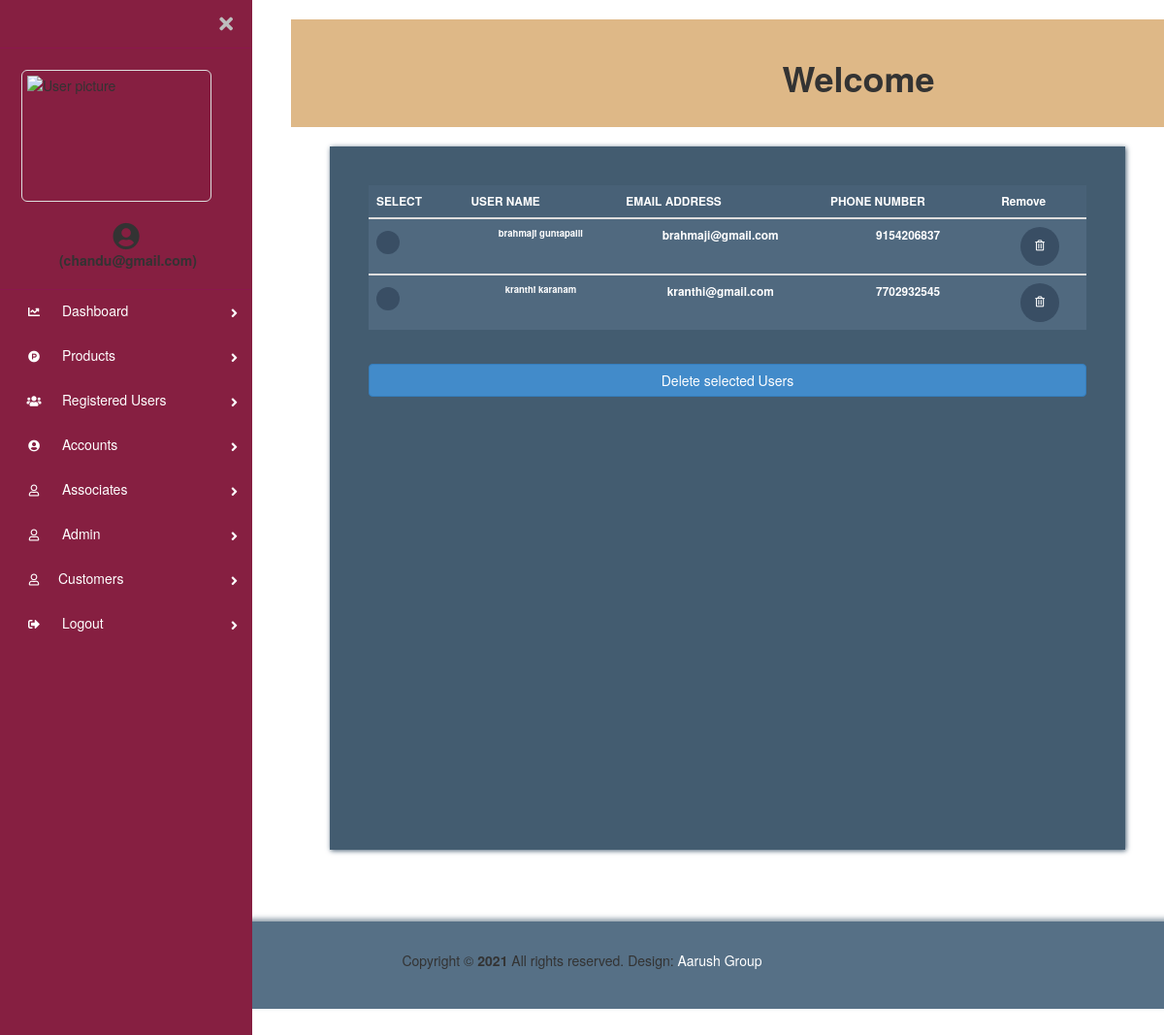
/kisan_store/cart_admin/Regusers.php (signed in), run on the app's committed database.
### tables this page shows
CREATE TABLE `store_customer_registration` (
  `user_id` int(10) NOT NULL,
  `first_name` varchar(100) NOT NULL,
  `middle_name` varchar(255) NOT NULL,
  `last_name` varchar(255) NOT NULL,
  `email` varchar(100) NOT NULL,
  `alt_email` varchar(1000) DEFAULT NULL,
  `phone` varchar(12) NOT NULL,
  `address1` varchar(255) DEFAULT NULL,
  `address2` varchar(255) DEFAULT NULL,
  `pin` int(12) DEFAULT NULL,
  `area` varchar(100) DEFAULT NULL,
  `state` varchar(100) DEFAULT NULL,
  `country` varchar(100) DEFAULT NULL,
  `password` varchar(100) NOT NULL,
  `conf_password` varchar(100) NOT NULL,
  `Delete` tinyint(1) DEFAULT NULL,
  `profile_img` varchar(255) DEFAULT NULL
);

### kisan_store/cart_admin/Regusers.php (the view, shortened to what this page needs)
<?php
include 'backend/database.php';
$qry = "select * from store_customer_registration";
$sql = mysqli_query($dbc, $qry) or die(mysqli_error($dbc));
$usercount=mysqli_num_rows($sql);
$username=$_SESSION['loginname'];
$qry1 = "select * from cart_super_admin";
$sql1 = mysqli_query($dbc, $qry1) or die(mysqli_error($dbc));
$row1=mysqli_fetch_assoc($sql1);
?>
<!DOCTYPE html>
<html lang="en">
  <head>
    <link rel="stylesheet" href="css/fontawesome.min.css" />
    <link rel="stylesheet" href="css/bootstrap.min.css" />
    <link rel="stylesheet" href="css/templatemo-style.css">
    <link rel="stylesheet" href="font-awesome-animation-1.1.1/package/css/font-awesome-animation.min.css">
        <link href="https://use.fontawesome.com/releases/v5.0.6/css/all.css" rel="stylesheet">
        <link href="sidenav/css/side.css" rel="stylesheet">
        <link href="sidenav/css/bootstrap.min.css" rel="stylesheet" id="bootstrap-css">
  </head>
  <body id="reportsPage">
  <div class="page-wrapper chiller-theme toggled">
            <nav id="sidebar" class="sidebar-wrapper">
                <div class="sidebar-content">
                    <div class="sidebar-brand">
                        <div id="close-sidebar">
                            <i class="fas fa-times"></i>
                        </div>
                    </div>
                    <div class="sidebar-header">
                        <div class="user-pic">
                            <img class="img-responsive img-rounded" src="sidenav/images/kkm-logo.png" alt="User picture">
                        </div>
                    </div>
                    <div class="text-center">
                        <span class=" text-light"><i class="fas fa-user-circle fa-2x"></i><br>&nbsp;<strong>(<?php echo $_SESSION['loginname']; ?>)</strong></span>
                    </div><br>
                    <div class="sidebar-menu">
                        <ul>
                            <li class="sidebar-dropdown">
                                <a href="index.php">
                                    <i class="fas fa-chart-line fa-9x"></i>
                                    <span>Dashboard</span>
                                </a>
                            </li>
                            <li class="sidebar-dropdown">
                                <a href="products.php">
                                <i class="fab fa-product-hunt"></i>
                                    <span>Products</span>
                                </a>
                            </li>
                            <li class="sidebar-dropdown">
                                <a href="Regusers.php">
                                <i class="fas fa-users"></i>
                                    <span>Registered Users</span>
                                </a>
                            </li>
                            <li class="sidebar-dropdown">
                                <a href="accounts.php">
                                <i class="fas fa-user-circle"></i>
                                    <span>Accounts</span>
                                </a>
                            </li>
                            <li class="sidebar-dropdown">
                                <a href="../SuperAdmin/SuperAdmin_Associate.php">
                                    <i class="far fa-user"></i>
                                    <span>Associates</span>
                                </a>
                            </li>
                            <?php if($row1['email']== $username){ ?>
                            <li class="sidebar-dropdown">
                                <a href="#">
                                <i class="fas fa-user-shield"></i>
                                    <span>Super Admin</span>
                                </a>
                                <div class="sidebar-submenu">
                                <ul>
                                  <li>
                                      <a href="super_admin.php">Super Admin
                                        </a>
                                  </li>
                                  <li>
                                      <a href="Regadmins.php">Admin</a>
                                  </li>
                                </ul>
                                </div>
                            </li>
                         <?php } else { ?>
                            <li class="sidebar-dropdown">
                                <a href="Regadmins.php">
                                    <i class="far fa-user"></i>
                                    <span>Admin</span>
                                </a>
                            </li>
                          <?php } ?>
                            <li class="sidebar-dropdown">
                                <a href="#"><i class="far fa-user"></i><span>Customers</span></a>
                            </li>
                            <li class="sidebar-dropdown">
                            <a href="../backend/logout.php">
                            <i class="fas fa-sign-out-alt"></i>
                                    <span>Logout</span>
                                </a>
                            </li>
                        </ul>
            </nav>
            <main class="page-content">
                <div class="container text-dark text-center" style="background: burlywood;">
                    <h1><strong>Welcome</strong></h1>
                </div>
    <div class=" mt-5">
      <div class="row tm-content-row">
        <div class="col-sm-15 col-md-12 col-lg-12 col-xl-12 tm-block-col">
          <div class="tm-bg-primary-dark tm-block tm-block-products">
          <form action="remove/remove_mutiple_user.php" method="POST" >
            <div class="tm-product-table-container">
              <table class="table table-hover tm-table-small tm-product-table">
              <?php if ($usercount > 0) { ?>
                <thead>
                  <tr align="center">
                    <th scope="col">SELECT</th>
                    <th scope="col">USER NAME</th>
                    <th scope="col">EMAIL ADDRESS</th>
                    <th scope="col">PHONE NUMBER</th>
                    <th scope="col">Remove</th>
                  </tr>
                </thead>
                <?php while ($row = mysqli_fetch_assoc($sql)) {
                  ?>
                <tbody>
                  <tr align="center">
                    <th scope="row"><input type="checkbox" name='checkbox[]' value='<?php echo $row["user_id"]; ?>' id="checkbox"/></th>
                    <td class="tm-product-name"><?php echo $row['first_name']." ".$row['middle_name']." ".$row['last_name'] ?> </td>
                    <td><?php echo $row['email']  ?></td>
                    <td><?php  echo $row['phone'] ?></td>
                    <?php echo "<td>
                      <a href='remove/remove_user.php?id=" . $row['user_id'] . "' class='tm-product-delete-link' onClick=\"javascript: return confirm('Please confirm deletion');\">
                        <i class='far fa-trash-alt tm-product-delete-icon' ></i>
                      </a>
                    </td>"?>
                  </tr>
                  <?php } ?>
                  <?php } else { ?>
              <p align=center style="color:rgb(188 189 155);"><strong  > <i class="fas fa-database faa-horizontal animated"></i> <br>No Data Available!!!</strong></p> <br>
            <?php } ?>
                </tbody>
              </table>
            </div>
            <input type="submit" name="submit" id="submit" value="Delete selected Users" class="btn btn-primary btn-block text-uppercase" onClick="javascript: return confirm('Please confirm deletion');">
            </form>
          </div>
        </div>
      </div>
    </div>
                                          </main>
          <footer class="tm-footer row tm-mt-small">
      <div class="col-12 font-weight-light">
        <p class="text-center text-white mb-0 px-4 large">
          Copyright &copy; <b><?php echo date("Y") ?></b> All rights reserved.
          Design: <a rel="nofollow noopener" href="#" class="tm-footer-link">Aarush Group</a>
        </p>
      </div>
    </footer>
        </div>
  </body>
</html>

### kisan_store/cart_admin/css/templatemo-style.css (style rules this page uses)
html { font-size: 16px; overflow-x: hidden; }
body { font-family: Roboto, Helvetica, Arial, sans-serif; background-color: rgb(245, 241, 241); overflow-x: hidden; }
a { transition: all 0.3s ease; }
.tm-mt-small { margin-top: 20px; }
.tm-block-col { margin-bottom: 30px; }
.tm-block { padding: 40px; -webkit-box-shadow: 1px 1px 5px 0 #455c71; -moz-box-shadow: 1px 1px 5px 0 #455c71; box-shadow: 1px 1px 5px 0 #455c71; min-height: 350px; height: 100%; max-height: 450px; }
.tm-content-row { justify-content: space-between; margin-left: -20px; margin-right: -20px; }
.table { background-color: #50697f; color: #fff; font-size: 85%; margin-bottom: 0; }
thead { background-color: #486177; color: #fff; }
.table thead th { border-bottom: 0; }
.btn { border-radius: 0; padding: 13px 28px; transition: all 0.2s ease; max-width: 100%; }
.btn-primary { color: #fff; background-color: #f5a623; border: 2px solid #f5a623; font-size: 90%; font-weight: 600; }
.table td, .table th { border-top: 1px solid #415a70; padding: 15px 25px; vertical-align: middle; }
.tm-table-small td, .tm-table-small th { padding-left: 12px; padding-right: 12px; }
.table-hover tbody tr { transition: all 0.2s ease; }
.tm-bg-primary-dark { background-color: #435c70; }
input[type="checkbox"] { cursor: pointer; -webkit-appearance: none; appearance: none; background-color: #394e64; background-position: center; border-radius: 50%; box-sizing: border-box; position: relative; box-sizing: content-box; width: 24px; height: 24px; transition: all 0.1s linear; }
.tm-block-products { min-height: 725px; }
.tm-product-table-container { max-height: 465px; margin-bottom: 15px; overflow-y: scroll; }
.tm-product-table tr { font-weight: 600; }
.tm-product-name { font-size: 0.95rem; font-weight: 600; }
.tm-product-delete-icon { font-size: 1.1rem; color: #fff; }
.tm-product-delete-link { padding: 10px; border-radius: 50%; background-color: #394e64; display: inline-block; width: 40px; height: 40px; text-align: center; }
.tm-footer { background-color: #567086; padding-top: 30px; padding-bottom: 30px; -webkit-box-shadow: 0 -3px 5px 0 rgba(69, 92, 113, 0.59); -moz-box-shadow: 0 -3px 5px 0 rgba(69, 92, 113, 0.59); box-shadow: 0 -3px 5px 0 rgba(69, 92, 113, 0.59); }
.tm-footer-link { color: white; }

### kisan_store/cart_admin/Regusers.php (style rules this page uses)
img { border: 1px solid #ddd; border-radius: 4px; padding: 5px; width: 150px; }

### data on the page
store_customer_registration: first_name "brahmaji", last_name "guntapalli", email "brahmaji@gmail.com", phone "9154206837"
store_customer_registration: first_name "kranthi", last_name "karanam", email "kranthi@gmail.com", phone "7702932545"
